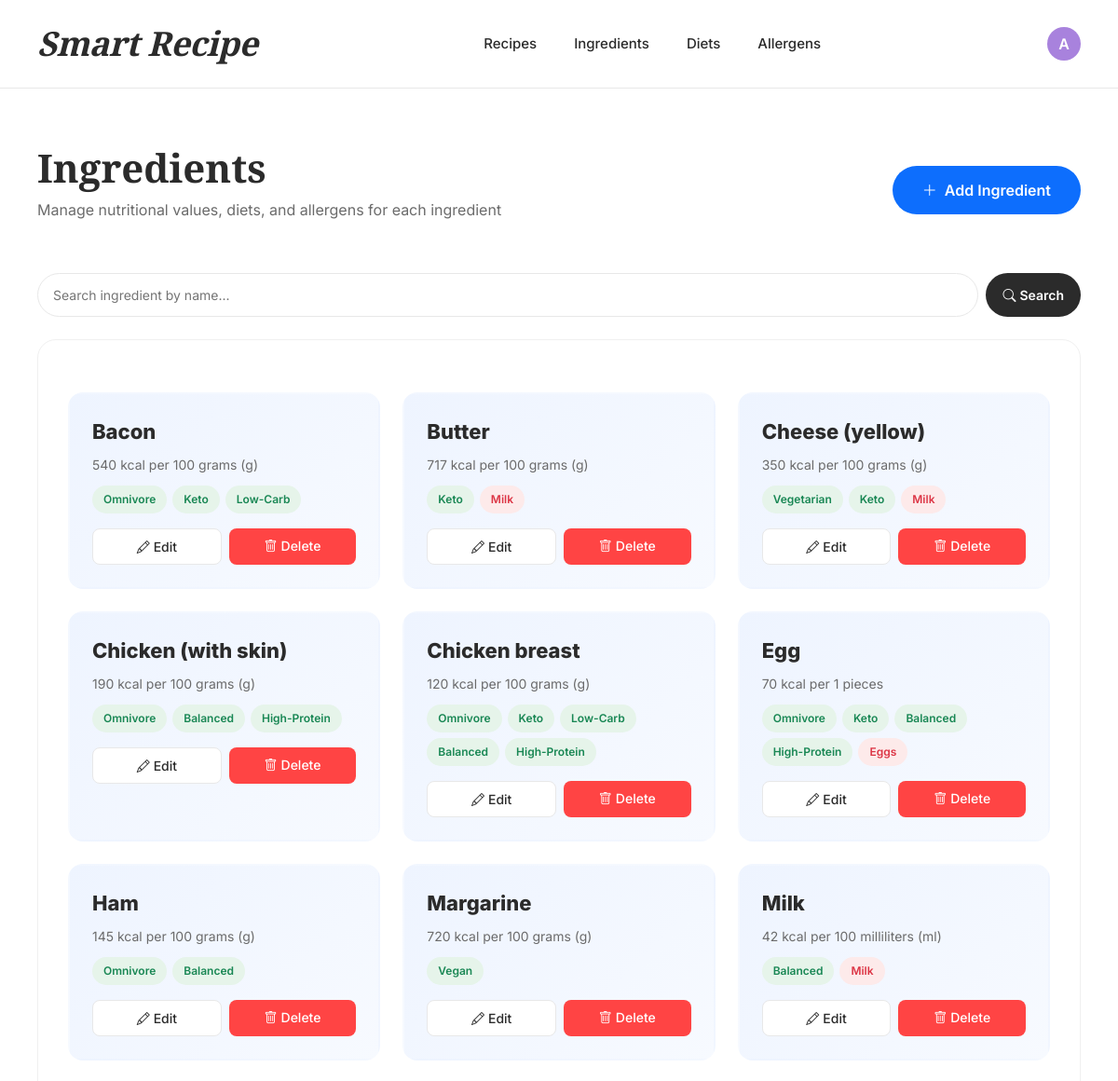
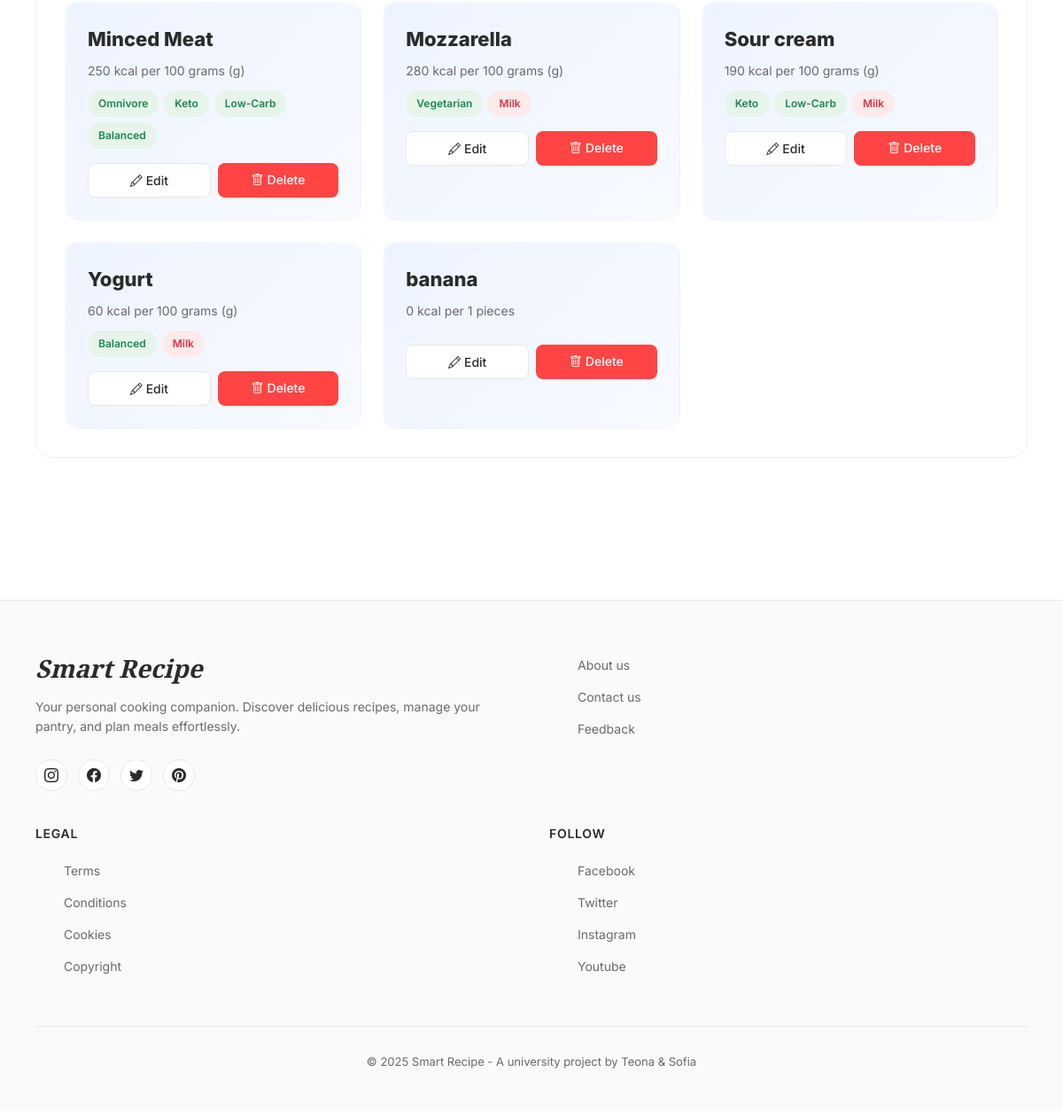
/ingredients/ (signed in), run on the app's committed database (2 pictures, top to bottom).
### smart_recipe_app/models.py (models this page shows, shortened)
class Ingredient(models.Model):
    UNIT_CHOICES = [
        ('g', 'grams (g)'),
        ('ml', 'milliliters (ml)'),
        ('pcs', 'pieces'),
        ('tsp', 'teaspoon'),
        ('tbsp', 'tablespoon'),
        ('cup', 'cup'),
    ]
    name = models.CharField(max_length=100, unique=True)
    base_unit = models.CharField(max_length=20, choices=UNIT_CHOICES,
                                 help_text="Mass units like kilograms (kg), grams (g), liters (l) and etc.")
    base_amount = models.FloatField(validators=[MinValueValidator(0.000001)], help_text="Amount of base_unit used for calorie calculation (e.g. 100 g, 100 ml, 1 piece)")
    calories_per_base_amount = models.FloatField(validators=[MinValueValidator(0)], help_text="Calories for the base amount (e.g. kcal per 100 g)")
    allergens = models.ManyToManyField(Allergen, blank=True, related_name='ingredients')  # allergen.ingredients.all()
    diets = models.ManyToManyField(Diet, through='IngredientDietRelation', related_name='ingredients')  # diet.ingredients.all()

class Diet(models.Model):
    name = models.CharField(max_length=50, unique=True)
    description = models.TextField(blank=True, help_text="Brief explanation of this diet (e.g., what foods are allowed/excluded)")

class Allergen(models.Model):
    name = models.CharField(max_length=50, unique=True)

### smart_recipe_app/views.py (the view)
# urls.py: path("ingredients/", views.ingredient_list, name="ingredient_list"),
@login_required
@group_required("Admin")
def ingredient_list(request):
    q = (request.GET.get("q") or "").strip()
    ingredients = (Ingredient.objects.prefetch_related("diets", "allergens").order_by("name"))
    if q:
        ingredients = ingredients.filter(name__icontains=q)
    return render(request, "ingredients/ingredients.html", {"ingredients": ingredients, "q": q,})

### smart_recipe_app/templatetags/helpers.py (called while the page is built)
@register.filter
def has_group(user, group_name):
    return user.is_authenticated and user.groups.filter(name=group_name).exists()

### smart_recipe_app/views.py (called while the page is built)
def group_required(group_name):
    def decorator(view_func):
        @wraps(view_func)
        def _wrapped(request, *args, **kwargs):
            if request.user.groups.filter(name=group_name).exists():
                return view_func(request, *args, **kwargs)
            return render(request, "page_not_found.html", status=403)
        return _wrapped
    return decorator

### smart_recipe_app/templates/ingredients/ingredients.html (shortened to what this page needs)
{% extends 'common/base.html' %}
{% block content %}
<div class="ingredients-container">
    <div class="page-header">
        <div class="d-flex justify-content-between align-items-center flex-wrap gap-3">
            <div>
                <h1 class="page-title">Ingredients</h1>
                <p class="page-subtitle">
                    Manage nutritional values, diets, and allergens for each ingredient
                </p>
            </div>
            <a href="{% url 'ingredient_create' %}" class="btn-add">
                <i class="bi bi-plus-lg me-2"></i>Add Ingredient
            </a>
        </div>
    </div>
    <div class="search-bar">
        <form method="get" class="d-flex gap-2 flex-wrap" style="flex: 1;">
            <input
                type="text"
                name="q"
                class="search-input"
                placeholder="Search ingredient by name..."
                value="{{ q }}"
            />
            <button type="submit" class="btn-search">
                <i class="bi bi-search me-1"></i>Search
            </button>
        </form>
    </div>
    <div class="ingredients-card">
        {% if ingredients %}
            <div class="ingredient-grid">
                {% for ing in ingredients %}
                <div class="ingredient-item">
                    <div class="ingredient-name">{{ ing.name }}</div>
                    <div class="ingredient-meta">
                        {{ ing.calories_per_base_amount|floatformat:0 }} kcal per
                        {{ ing.base_amount|floatformat:0 }} {{ ing.get_base_unit_display }}
                    </div>
                    <div class="ingredient-badges">
                        {% for d in ing.diets.all %}
                            <span class="badge-pill badge-diet">{{ d.name }}</span>
                        {% endfor %}
                        {% for a in ing.allergens.all %}
                            <span class="badge-pill badge-allergen">{{ a.name }}</span>
                        {% endfor %}
                    </div>
                    <div class="ingredient-actions">
                        <a href="{% url 'ingredient_edit' ing.id %}" class="btn-edit">
                            <i class="bi bi-pencil me-1"></i>Edit
                        </a>
                        <a href="{% url 'ingredient_delete' ing.id %}" class="btn-delete">
                            <i class="bi bi-trash me-1"></i>Delete
                        </a>
                    </div>
                </div>
                {% endfor %}
            </div>
        {% endif %}
    </div>
</div>
{% endblock %}

### smart_recipe_app/templates/common/base.html (shortened to what this page needs)
{% load static %}
{% load helpers %}
<html lang="en">
<head>
    <link href="https://cdn.jsdelivr.net/npm/bootstrap@5.3.2/dist/css/bootstrap.min.css" rel="stylesheet">
    <link rel="stylesheet" href="https://cdn.jsdelivr.net/npm/bootstrap-icons@1.11.1/font/bootstrap-icons.css">
</head>
<body>
    <header class="clean-header">
        <div class="header-container">
            <a href="{% url 'index' %}" class="logo-text">Smart Recipe</a>
        {% if user.is_authenticated %}
            <nav class="header-nav">
                {% if user|has_group:"Admin" %}
                    <a href="{% url 'recipe_list' %}" class="nav-link">Recipes</a>
                    <a href="{% url 'ingredient_list' %}" class="nav-link">Ingredients</a>
                    <a href="{% url 'diet_list' %}" class="nav-link">Diets</a>
                    <a href="{% url 'allergen_list' %}" class="nav-link">Allergens</a>
                {% endif %}
            </nav>
            <div class="header-actions">
                <div class="dropdown user-menu">
                    <button class="user-btn dropdown-toggle" type="button" data-bs-toggle="dropdown" aria-expanded="false">
                        <div class="user-avatar">
                            {{ user.username|first|upper }}
                        </div>
                    </button>
                </div>
            </div>
            {% else %}
            <div class="header-actions">
                <a href="{% url 'login' %}" class="nav-link">Login</a>
            </div>
            {% endif %}
        </div>
    </header>
    <main>
        {% block content %}{% endblock %}
    </main>
    <footer class="clean-footer">
        <div class="footer-container">
            <div class="footer-content">
                <div class="footer-brand">
                    <h3>Smart Recipe</h3>
                    <p>Your personal cooking companion. Discover delicious recipes, manage your pantry, and plan meals effortlessly.</p>
                    <div class="social-links">
                        <a href="#" class="social-link" aria-label="Instagram">
                            <i class="bi bi-instagram"></i>
                        </a>
                        <a href="#" class="social-link" aria-label="Facebook">
                            <i class="bi bi-facebook"></i>
                        </a>
                        <a href="#" class="social-link" aria-label="Twitter">
                            <i class="bi bi-twitter"></i>
                        </a>
                        <a href="#" class="social-link" aria-label="Pinterest">
                            <i class="bi bi-pinterest"></i>
                        </a>
                    </div>
                </div>
                <div class="footer-section">
                    <ul class="footer-links">
                        <li><a href="#">About us</a></li>
                        <li><a href="#">Contact us</a></li>
                        <li><a href="#">Feedback</a></li>
                    </ul>
                </div>
                <div class="footer-section">
                    <h4>Legal</h4>
                    <ul class="footer-links">
                        <li><a href="#">Terms</a></li>
                        <li><a href="#">Conditions</a></li>
                        <li><a href="#">Cookies</a></li>
                        <li><a href="#">Copyright</a></li>
                    </ul>
                </div>
                <div class="footer-section">
                    <h4>Follow</h4>
                    <ul class="footer-links">
                        <li><a href="#">Facebook</a></li>
                        <li><a href="#">Twitter</a></li>
                        <li><a href="#">Instagram</a></li>
                        <li><a href="#">Youtube</a></li>
                    </ul>
                </div>
            </div>
            <div class="footer-bottom">
                <p>&copy; 2025 Smart Recipe - A university project by Teona & Sofia</p>
            </div>
        </div>
    </footer>
</body>
</html>

### smart_recipe_app/templates/common/base.html (style rules this page uses)
:root { --vintage-grape: #49416D; --bright-lavender: #A882DD; --sweet-salmon: #E08D79; --honeydew: #E0EFDE; --icy-aqua: #B3F2DD; --text-dark: #2b2b2b; --text-muted: #6b6b6b; }
* { margin: 0; padding: 0; box-sizing: border-box; }
body { font-family: 'Inter', -apple-system, BlinkMacSystemFont, sans-serif; color: var(--text-dark); background-color: #ffffff; min-height: 100vh; display: flex; flex-direction: column; }
.clean-header { background: white; border-bottom: 1px solid #e8e8e8; position: sticky; top: 0; z-index: 1000; padding: 20px 0; }
.header-container { max-width: 1400px; margin: 0 auto; padding: 0 40px; display: flex; align-items: center; justify-content: space-between; }
.logo-text { font-family: 'Playfair Display', serif; font-size: 36px; font-weight: 900; font-style: italic; color: var(--text-dark); text-decoration: none; letter-spacing: -0.5px; transition: color 0.3s ease; }
.header-nav { display: flex; align-items: center; gap: 40px; }
.nav-link { color: var(--text-dark); text-decoration: none; font-weight: 500; font-size: 15px; transition: color 0.3s ease; }
.header-actions { display: flex; align-items: center; gap: 25px; }
.user-btn.dropdown-toggle::after { display: none; }
.user-btn { background: transparent; border: none; padding: 0; cursor: pointer; }
.user-avatar { width: 36px; height: 36px; background: var(--bright-lavender); border-radius: 50%; display: flex; align-items: center; justify-content: center; color: white; font-weight: 600; transition: transform 0.3s ease; }
main { flex: 1; }
.clean-footer { background: #fafafa; border-top: 1px solid #e8e8e8; padding: 60px 0 30px; margin-top: 80px; }
.footer-container { max-width: 1400px; margin: 0 auto; padding: 0 40px; }
.footer-content { display: grid; grid-template-columns: 2fr 1fr 1fr 1fr; gap: 60px; margin-bottom: 40px; }
.footer-brand h3 { font-family: 'Playfair Display', serif; font-size: 28px; font-weight: 900; font-style: italic; margin-bottom: 15px; color: var(--text-dark); }
.footer-brand p { color: var(--text-muted); line-height: 1.6; margin-bottom: 25px; font-size: 14px; }
.social-links { display: flex; gap: 12px; }
.social-link { width: 36px; height: 36px; background: white; border: 1px solid #e8e8e8; border-radius: 50%; display: flex; align-items: center; justify-content: center; color: var(--text-dark); text-decoration: none; transition: all 0.3s ease; }
.footer-section h4 { font-weight: 600; margin-bottom: 20px; font-size: 14px; text-transform: uppercase; letter-spacing: 0.05em; color: var(--text-dark); }
.footer-links { list-style: none; }
.footer-links li { margin-bottom: 12px; }
.footer-links a { color: var(--text-muted); text-decoration: none; font-size: 14px; transition: all 0.3s ease; }
.footer-bottom { border-top: 1px solid #e8e8e8; padding-top: 30px; text-align: center; font-size: 13px; color: var(--text-muted); }
@media (max-width: 1200px) { .footer-content { grid-template-columns: 1fr 1fr; gap: 40px; } }

### data on the page
Ingredient: name "Bacon", calories_per_base_amount "540", base_amount "100", base_unit "grams (g)"
Diet: name "Omnivore"
Diet: name "Keto"
Diet: name "Low-Carb"
Ingredient: name "Butter", calories_per_base_amount "717", base_amount "100", base_unit "grams (g)"
Allergen: name "Milk"
Ingredient: name "Cheese (yellow)", calories_per_base_amount "350", base_amount "100", base_unit "grams (g)"
Diet: name "Vegetarian"
Ingredient: name "Chicken (with skin)", calories_per_base_amount "190", base_amount "100", base_unit "grams (g)"
Diet: name "Balanced"
Diet: name "High-Protein"
Ingredient: name "Chicken breast", calories_per_base_amount "120", base_amount "100", base_unit "grams (g)"
Ingredient: name "Egg", calories_per_base_amount "70", base_amount "1", base_unit "pieces"
Allergen: name "Eggs"
Ingredient: name "Ham", calories_per_base_amount "145", base_amount "100", base_unit "grams (g)"
Ingredient: name "Margarine", calories_per_base_amount "720", base_amount "100", base_unit "grams (g)"
Diet: name "Vegan"
Ingredient: name "Milk", calories_per_base_amount "42", base_amount "100", base_unit "milliliters (ml)"
Ingredient: name "Minced Meat", calories_per_base_amount "250", base_amount "100", base_unit "grams (g)"
Ingredient: name "Mozzarella", calories_per_base_amount "280", base_amount "100", base_unit "grams (g)"
Ingredient: name "Sour cream", calories_per_base_amount "190", base_amount "100", base_unit "grams (g)"
Ingredient: name "Yogurt", calories_per_base_amount "60", base_amount "100", base_unit "grams (g)"
Ingredient: name "banana", calories_per_base_amount "0", base_amount "1", base_unit "pieces"

### other printed values
{{ user.username|first|upper }} "A"
